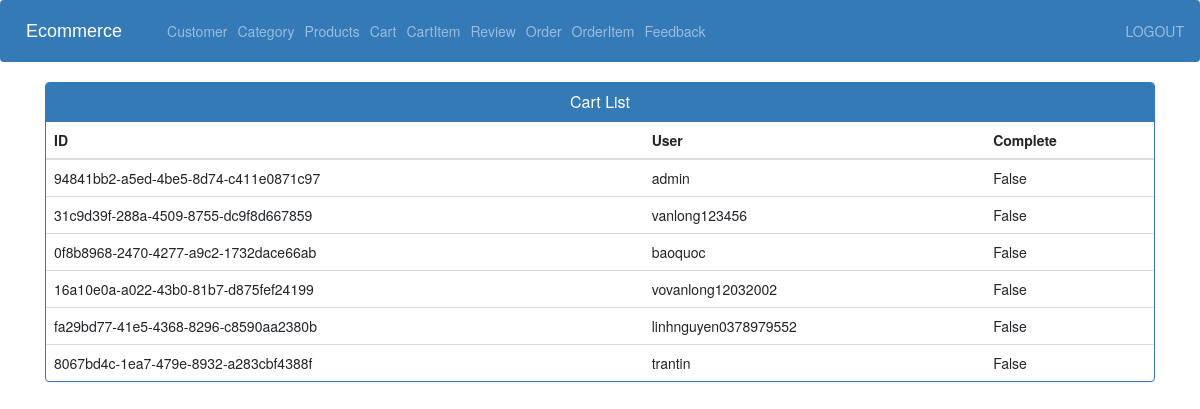
/cart_view_admin/ (signed in), run on an earlier commit of the app's database.
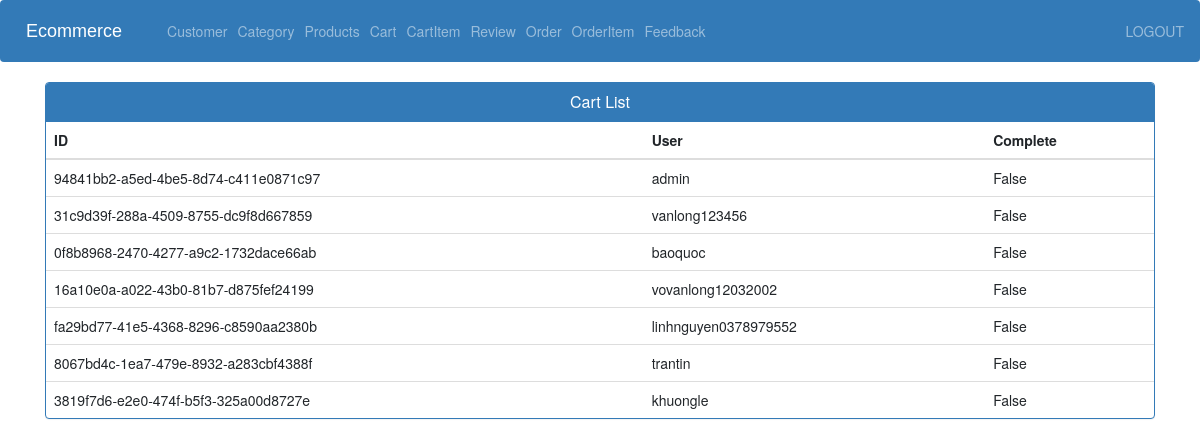
And on a later commit of the database.
### store/models.py (models this page shows, shortened)
class Cart(models.Model):
    id = models.UUIDField(default=uuid.uuid4, primary_key=True)
    user = models.ForeignKey(User,  on_delete=models.CASCADE)
    completed = models.BooleanField(default=False)

### store/views.py (the view)
# urls.py: path('cart_view_admin/',views.cart_view_admin, name='cart_view_admin'),
@login_required(login_url='adminlogin')
def cart_view_admin(request):
    carts= Cart.objects.all()
    context = {'carts':carts}
    return render(request, 'admin/view_cart.html',context)

### store/templates/admin/view_cart.html (shortened to what this page needs)
{% extends 'admin/admin_base.html' %}
{% load static %}
{% block content %}
<head>
  <link href="//netdna.bootstrapcdn.com/bootstrap/3.0.0/css/bootstrap.min.css" rel="stylesheet" id="bootstrap-css">
</head>
<div class="container vh-100">
  <div class="panel panel-primary">
    <div class="panel-heading">
      <h6 class="panel-title">Cart List</h6>
    </div>
    <table class="table table-hover" id="dev-table">
      <thead>
        <tr>
          <th>ID</th>
          <th>User</th>
          <th>Complete</th>
        </tr>
      </thead>
      {% for p in carts %}
      {% if p %}
      <tr>
        <td> {{p.id}}</td>
        <td>{{ p.user.username }}</td>
        <td>{{p.completed}}</td>
      </tr>
      {%else%}
      <br><br><br>
      <h1>no products</h1>
      {% endif %}
      {% endfor %}
    </table>
  </div>
</div>
{% endblock content %}

What changed in the data, as far as the page shows it:
added Cart: id "3819f7d6-e2e0-474f-b5f3-325a00d8727e", user.username "khuongle", completed "False"
